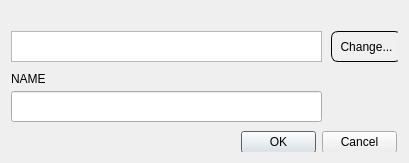
<?xml version="1.0" encoding="UTF-8"?>
<ui version="4.0">
 <class>SelectPattern</class>
 <widget class="QDialog" name="SelectPattern">
  <property name="geometry">
   <rect>
    <x>0</x>
    <y>0</y>
    <width>409</width>
    <height>163</height>
   </rect>
  </property>
  <property name="windowTitle">
   <string>Select Pattern</string>
  </property>
  <layout class="QHBoxLayout" name="horizontalLayout">
   <item>
    <widget class="QWidget" name="widget" native="true">
     <widget class="QTextBrowser" name="path_rute">
      <property name="geometry">
       <rect>
        <x>0</x>
        <y>20</y>
        <width>311</width>
        <height>31</height>
       </rect>
      </property>
     </widget>
     <widget class="QPushButton" name="path_button">
      <property name="geometry">
       <rect>
        <x>320</x>
        <y>20</y>
        <width>71</width>
        <height>31</height>
       </rect>
      </property>
      <property name="cursor">
       <cursorShape>PointingHandCursor</cursorShape>
      </property>
      <property name="styleSheet">
       <string notr="true">border-radius : 7;
border : 1px solid black;
background-color: rgb(240, 240, 240);
</string>
      </property>
      <property name="text">
       <string>Change...</string>
      </property>
      <property name="flat">
       <bool>false</bool>
      </property>
     </widget>
     <widget class="QLineEdit" name="Name">
      <property name="geometry">
       <rect>
        <x>0</x>
        <y>80</y>
        <width>311</width>
        <height>31</height>
       </rect>
      </property>
     </widget>
     <widget class="QLabel" name="label">
      <property name="geometry">
       <rect>
        <x>0</x>
        <y>60</y>
        <width>51</width>
        <height>16</height>
       </rect>
      </property>
      <property name="styleSheet">
       <string notr="true">font: 14pt &quot;MS Shell Dlg 2&quot;;</string>
      </property>
      <property name="text">
       <string>NAME</string>
      </property>
     </widget>
     <widget class="QDialogButtonBox" name="buttonBox">
      <property name="geometry">
       <rect>
        <x>230</x>
        <y>120</y>
        <width>156</width>
        <height>23</height>
       </rect>
      </property>
      <property name="standardButtons">
       <set>QDialogButtonBox::Cancel|QDialogButtonBox::Ok</set>
      </property>
     </widget>
    </widget>
   </item>
  </layout>
 </widget>
 <resources/>
 <connections/>
</ui>
